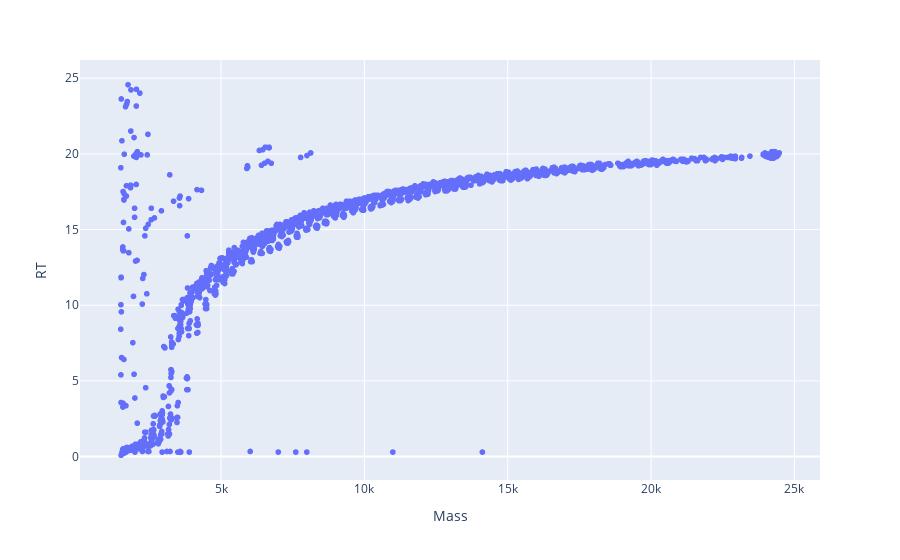

Source (notebook cell):
### Code cell
plotly_zone(df_gln2)
df_gln2.shape

### Figure 1 — Plotly figure (JSON) as saved in the notebook; plotly's stock layout.template omitted (floating-point values rounded to 4 significant figures; data arrays with more than 128 entries replaced by an {"elided": "..."} marker saying what was removed)
{"data": [{"hovertemplate": "Mass=%{x}<br>RT=%{y}<extra></extra>", "legendgroup": "", "marker": {"color": "#636efa", "symbol": "circle"}, "mode": "markers", "name": "", "showlegend": false, "type": "scattergl", "x": {"elided": "3029 float values"}, "xaxis": "x", "y": {"elided": "3029 float values"}, "yaxis": "y"}], "layout": {"legend": {"tracegroupgap": 0}, "margin": {"t": 60}, "xaxis": {"anchor": "y", "domain": [0, 1], "title": {"text": "Mass"}}, "yaxis": {"anchor": "x", "domain": [0, 1], "title": {"text": "RT"}}}}
